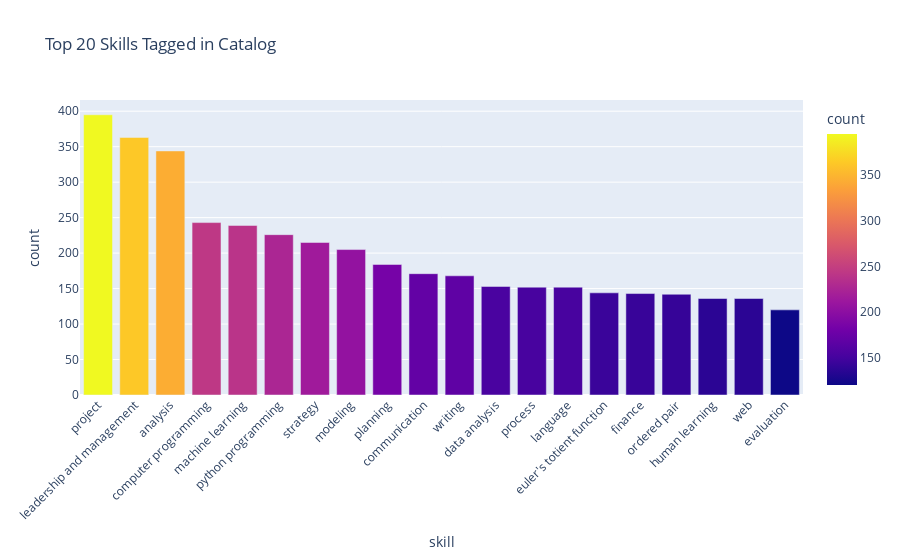

Here is the notebook cell this chart was saved with:
### Code cell
skill_freq = (
    clean_df.explode("skills_list")["skills_list"].value_counts().head(20).reset_index()
)
skill_freq.columns = ["skill", "count"]
fig = px.bar(skill_freq, x="skill", y="count", color="count", title="Top 20 Skills Tagged in Catalog")
fig.update_layout(xaxis_tickangle=-45)
fig.show()

### Figure 1 — Plotly figure (JSON) as saved in the notebook; plotly's stock layout.template omitted (floating-point values rounded to 4 significant figures)
{"data": [{"hovertemplate": "skill=%{x}<br>count=%{marker.color}<extra></extra>", "legendgroup": "", "marker": {"color": [395, 363, 344, 243, 239, 226, 215, 205, 184, 171, 168, 153, 152, 152, 144, 143, 142, 136, 136, 120], "coloraxis": "coloraxis", "pattern": {"shape": ""}}, "name": "", "orientation": "v", "showlegend": false, "textposition": "auto", "type": "bar", "x": ["project", "leadership and management", "analysis", "computer programming", "machine learning", "python programming", "strategy", "modeling", "planning", "communication", "writing", "data analysis", "process", "language", "euler's totient function", "finance", "ordered pair", "human learning", "web", "evaluation"], "xaxis": "x", "y": [395, 363, 344, 243, 239, 226, 215, 205, 184, 171, 168, 153, 152, 152, 144, 143, 142, 136, 136, 120], "yaxis": "y"}], "layout": {"barmode": "relative", "coloraxis": {"colorbar": {"title": {"text": "count"}}, "colorscale": [[0, "#0d0887"], [0.1111, "#46039f"], [0.2222, "#7201a8"], [0.3333, "#9c179e"], [0.4444, "#bd3786"], [0.5556, "#d8576b"], [0.6667, "#ed7953"], [0.7778, "#fb9f3a"], [0.8889, "#fdca26"], [1, "#f0f921"]]}, "legend": {"tracegroupgap": 0}, "title": {"text": "Top 20 Skills Tagged in Catalog"}, "xaxis": {"anchor": "y", "domain": [0, 1], "tickangle": -45, "title": {"text": "skill"}}, "yaxis": {"anchor": "x", "domain": [0, 1], "title": {"text": "count"}}}}
